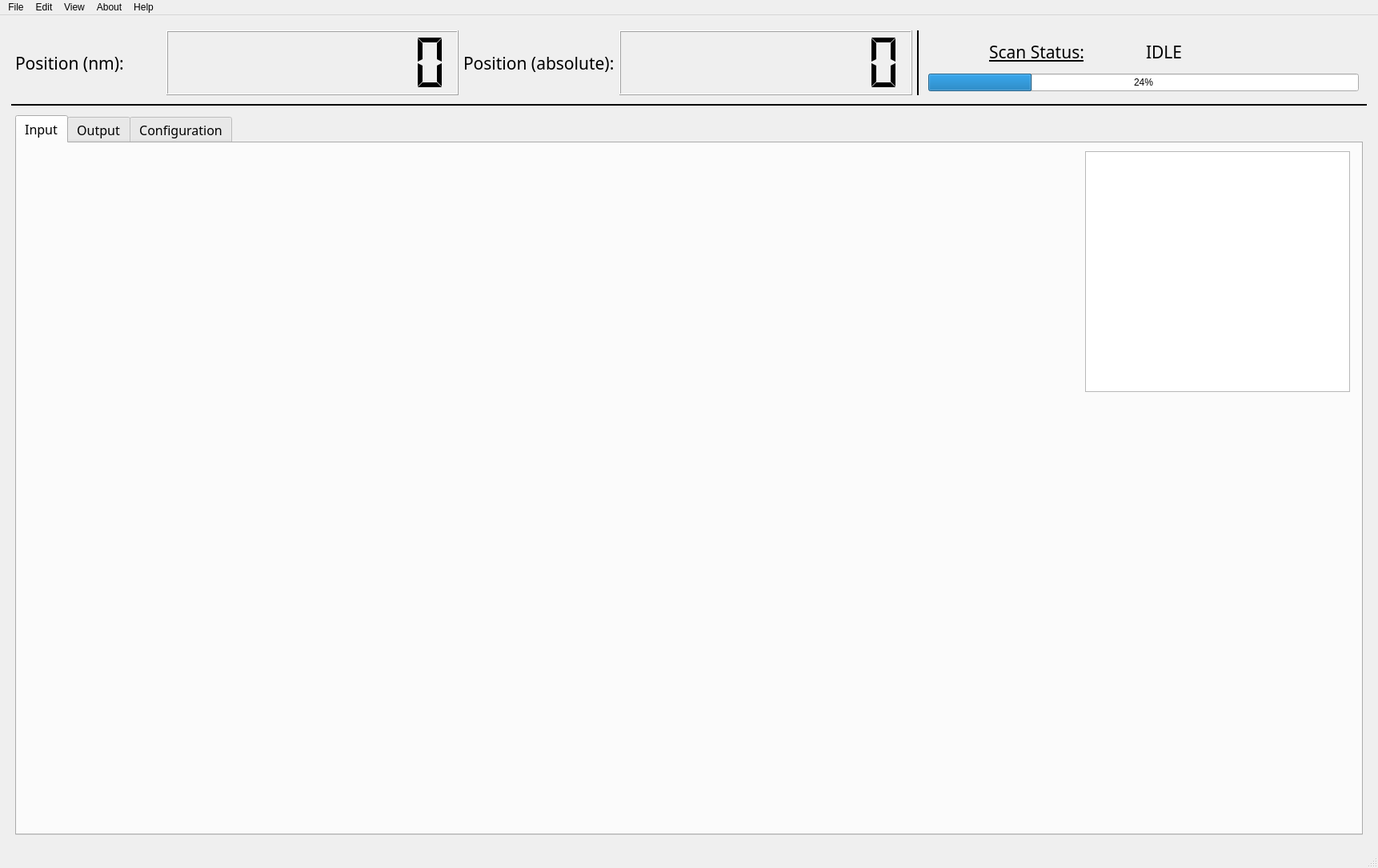
<?xml version="1.0" encoding="UTF-8"?>
<ui version="4.0">
 <class>MainWindow</class>
 <widget class="QMainWindow" name="MainWindow">
  <property name="geometry">
   <rect>
    <x>0</x>
    <y>0</y>
    <width>1722</width>
    <height>1085</height>
   </rect>
  </property>
  <property name="windowTitle">
   <string>MainWindow</string>
  </property>
  <widget class="QWidget" name="centralwidget">
   <layout class="QGridLayout" name="gridLayout">
    <item row="0" column="0">
     <layout class="QVBoxLayout" name="verticalLayout" stretch="1,0,10">
      <property name="leftMargin">
       <number>5</number>
      </property>
      <property name="topMargin">
       <number>5</number>
      </property>
      <property name="rightMargin">
       <number>5</number>
      </property>
      <property name="bottomMargin">
       <number>5</number>
      </property>
      <item>
       <layout class="QHBoxLayout" name="horizontalLayout_2" stretch="1,2,1,2,1,3">
        <property name="leftMargin">
         <number>5</number>
        </property>
        <property name="topMargin">
         <number>5</number>
        </property>
        <property name="rightMargin">
         <number>5</number>
        </property>
        <property name="bottomMargin">
         <number>5</number>
        </property>
        <item>
         <widget class="QLabel" name="label_2">
          <property name="sizePolicy">
           <sizepolicy hsizetype="Preferred" vsizetype="Preferred">
            <horstretch>0</horstretch>
            <verstretch>0</verstretch>
           </sizepolicy>
          </property>
          <property name="font">
           <font>
            <family>Bahnschrift SemiBold</family>
            <pointsize>16</pointsize>
           </font>
          </property>
          <property name="text">
           <string>Position (nm):</string>
          </property>
         </widget>
        </item>
        <item>
         <widget class="QLCDNumber" name="lcdNumber_2">
          <property name="cursor">
           <cursorShape>ForbiddenCursor</cursorShape>
          </property>
          <property name="layoutDirection">
           <enum>Qt::LeftToRight</enum>
          </property>
          <property name="autoFillBackground">
           <bool>false</bool>
          </property>
          <property name="frameShape">
           <enum>QFrame::Box</enum>
          </property>
          <property name="frameShadow">
           <enum>QFrame::Raised</enum>
          </property>
          <property name="smallDecimalPoint">
           <bool>true</bool>
          </property>
          <property name="digitCount">
           <number>8</number>
          </property>
          <property name="segmentStyle">
           <enum>QLCDNumber::Flat</enum>
          </property>
         </widget>
        </item>
        <item>
         <widget class="QLabel" name="label_3">
          <property name="font">
           <font>
            <family>Bahnschrift SemiBold</family>
            <pointsize>16</pointsize>
           </font>
          </property>
          <property name="text">
           <string>Position (absolute):</string>
          </property>
          <property name="scaledContents">
           <bool>false</bool>
          </property>
         </widget>
        </item>
        <item>
         <widget class="QLCDNumber" name="lcdNumber">
          <property name="smallDecimalPoint">
           <bool>true</bool>
          </property>
          <property name="digitCount">
           <number>8</number>
          </property>
          <property name="segmentStyle">
           <enum>QLCDNumber::Flat</enum>
          </property>
         </widget>
        </item>
        <item>
         <widget class="Line" name="line_2">
          <property name="frameShadow">
           <enum>QFrame::Plain</enum>
          </property>
          <property name="lineWidth">
           <number>2</number>
          </property>
          <property name="orientation">
           <enum>Qt::Vertical</enum>
          </property>
         </widget>
        </item>
        <item>
         <layout class="QVBoxLayout" name="verticalLayout_2">
          <property name="leftMargin">
           <number>5</number>
          </property>
          <property name="topMargin">
           <number>5</number>
          </property>
          <property name="rightMargin">
           <number>5</number>
          </property>
          <property name="bottomMargin">
           <number>5</number>
          </property>
          <item>
           <layout class="QHBoxLayout" name="horizontalLayout_4">
            <property name="leftMargin">
             <number>5</number>
            </property>
            <property name="topMargin">
             <number>5</number>
            </property>
            <property name="rightMargin">
             <number>5</number>
            </property>
            <property name="bottomMargin">
             <number>5</number>
            </property>
            <item>
             <widget class="QLabel" name="label">
              <property name="sizePolicy">
               <sizepolicy hsizetype="Preferred" vsizetype="Preferred">
                <horstretch>0</horstretch>
                <verstretch>0</verstretch>
               </sizepolicy>
              </property>
              <property name="font">
               <font>
                <family>Bahnschrift SemiBold</family>
                <pointsize>16</pointsize>
                <underline>true</underline>
               </font>
              </property>
              <property name="text">
               <string>Scan Status:</string>
              </property>
              <property name="textFormat">
               <enum>Qt::AutoText</enum>
              </property>
              <property name="scaledContents">
               <bool>false</bool>
              </property>
              <property name="alignment">
               <set>Qt::AlignCenter</set>
              </property>
             </widget>
            </item>
            <item>
             <widget class="QLabel" name="label_4">
              <property name="font">
               <font>
                <family>Cascadia Mono</family>
                <pointsize>16</pointsize>
               </font>
              </property>
              <property name="text">
               <string>IDLE</string>
              </property>
             </widget>
            </item>
           </layout>
          </item>
          <item>
           <widget class="QProgressBar" name="progressBar">
            <property name="sizePolicy">
             <sizepolicy hsizetype="Minimum" vsizetype="Fixed">
              <horstretch>0</horstretch>
              <verstretch>0</verstretch>
             </sizepolicy>
            </property>
            <property name="value">
             <number>24</number>
            </property>
            <property name="orientation">
             <enum>Qt::Horizontal</enum>
            </property>
            <property name="invertedAppearance">
             <bool>false</bool>
            </property>
            <property name="textDirection">
             <enum>QProgressBar::TopToBottom</enum>
            </property>
            <property name="format">
             <string>%p%</string>
            </property>
           </widget>
          </item>
         </layout>
        </item>
       </layout>
      </item>
      <item>
       <widget class="Line" name="line">
        <property name="frameShadow">
         <enum>QFrame::Plain</enum>
        </property>
        <property name="lineWidth">
         <number>2</number>
        </property>
        <property name="orientation">
         <enum>Qt::Horizontal</enum>
        </property>
       </widget>
      </item>
      <item>
       <layout class="QHBoxLayout" name="horizontalLayout_3">
        <property name="leftMargin">
         <number>5</number>
        </property>
        <property name="topMargin">
         <number>5</number>
        </property>
        <property name="rightMargin">
         <number>5</number>
        </property>
        <property name="bottomMargin">
         <number>5</number>
        </property>
        <item>
         <widget class="QTabWidget" name="tabWidget">
          <property name="font">
           <font>
            <family>Bahnschrift SemiBold</family>
            <pointsize>12</pointsize>
           </font>
          </property>
          <property name="tabPosition">
           <enum>QTabWidget::North</enum>
          </property>
          <property name="tabShape">
           <enum>QTabWidget::Rounded</enum>
          </property>
          <property name="currentIndex">
           <number>0</number>
          </property>
          <property name="iconSize">
           <size>
            <width>16</width>
            <height>16</height>
           </size>
          </property>
          <widget class="QWidget" name="tab_1">
           <attribute name="title">
            <string>Input</string>
           </attribute>
           <widget class="QGraphicsView" name="graphPreview">
            <property name="geometry">
             <rect>
              <x>1335</x>
              <y>10</y>
              <width>331</width>
              <height>301</height>
             </rect>
            </property>
            <property name="cursor" stdset="0">
             <cursorShape>CrossCursor</cursorShape>
            </property>
           </widget>
          </widget>
          <widget class="QWidget" name="tab_2">
           <attribute name="title">
            <string>Output</string>
           </attribute>
           <widget class="QGraphicsView" name="mainGraph">
            <property name="geometry">
             <rect>
              <x>195</x>
              <y>101</y>
              <width>1241</width>
              <height>651</height>
             </rect>
            </property>
           </widget>
          </widget>
          <widget class="QWidget" name="tab">
           <attribute name="title">
            <string>Configuration</string>
           </attribute>
          </widget>
         </widget>
        </item>
       </layout>
      </item>
     </layout>
    </item>
   </layout>
  </widget>
  <widget class="QMenuBar" name="menubar">
   <property name="geometry">
    <rect>
     <x>0</x>
     <y>0</y>
     <width>1722</width>
     <height>21</height>
    </rect>
   </property>
   <widget class="QMenu" name="menuFile">
    <property name="title">
     <string>File</string>
    </property>
    <addaction name="actionExport"/>
    <addaction name="actionExport_Config"/>
    <addaction name="actionImport_Config"/>
   </widget>
   <widget class="QMenu" name="menuEdit">
    <property name="title">
     <string>Edit</string>
    </property>
   </widget>
   <widget class="QMenu" name="menuView">
    <property name="title">
     <string>View</string>
    </property>
   </widget>
   <widget class="QMenu" name="menuAbout">
    <property name="title">
     <string>About</string>
    </property>
    <addaction name="actionSource_Code"/>
    <addaction name="actionLicensing"/>
   </widget>
   <widget class="QMenu" name="menuHelp">
    <property name="title">
     <string>Help</string>
    </property>
    <addaction name="actionManual_2"/>
   </widget>
   <addaction name="menuFile"/>
   <addaction name="menuEdit"/>
   <addaction name="menuView"/>
   <addaction name="menuAbout"/>
   <addaction name="menuHelp"/>
  </widget>
  <widget class="QStatusBar" name="statusbar"/>
  <action name="actionSource_Code">
   <property name="text">
    <string>Source Code</string>
   </property>
  </action>
  <action name="actionManual">
   <property name="text">
    <string>Manual</string>
   </property>
  </action>
  <action name="actionManual_2">
   <property name="text">
    <string>Manual</string>
   </property>
  </action>
  <action name="actionLicensing">
   <property name="text">
    <string>Licensing</string>
   </property>
  </action>
  <action name="actionExport">
   <property name="checkable">
    <bool>false</bool>
   </property>
   <property name="checked">
    <bool>false</bool>
   </property>
   <property name="text">
    <string>Save Data</string>
   </property>
   <property name="font">
    <font>
     <family>MS Shell Dlg 2</family>
    </font>
   </property>
  </action>
  <action name="actionExport_Config">
   <property name="text">
    <string>Export Config</string>
   </property>
  </action>
  <action name="actionImport_Config">
   <property name="text">
    <string>Import Config</string>
   </property>
  </action>
 </widget>
 <resources/>
 <connections/>
</ui>
